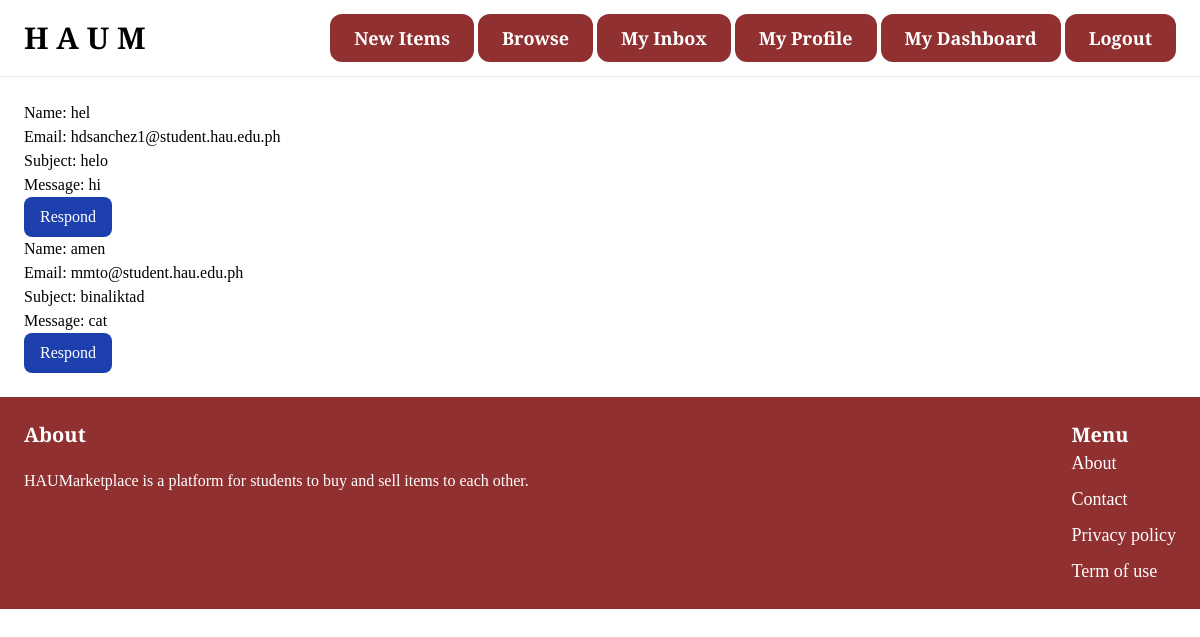
The app's page /contact/ (signed in), older data.
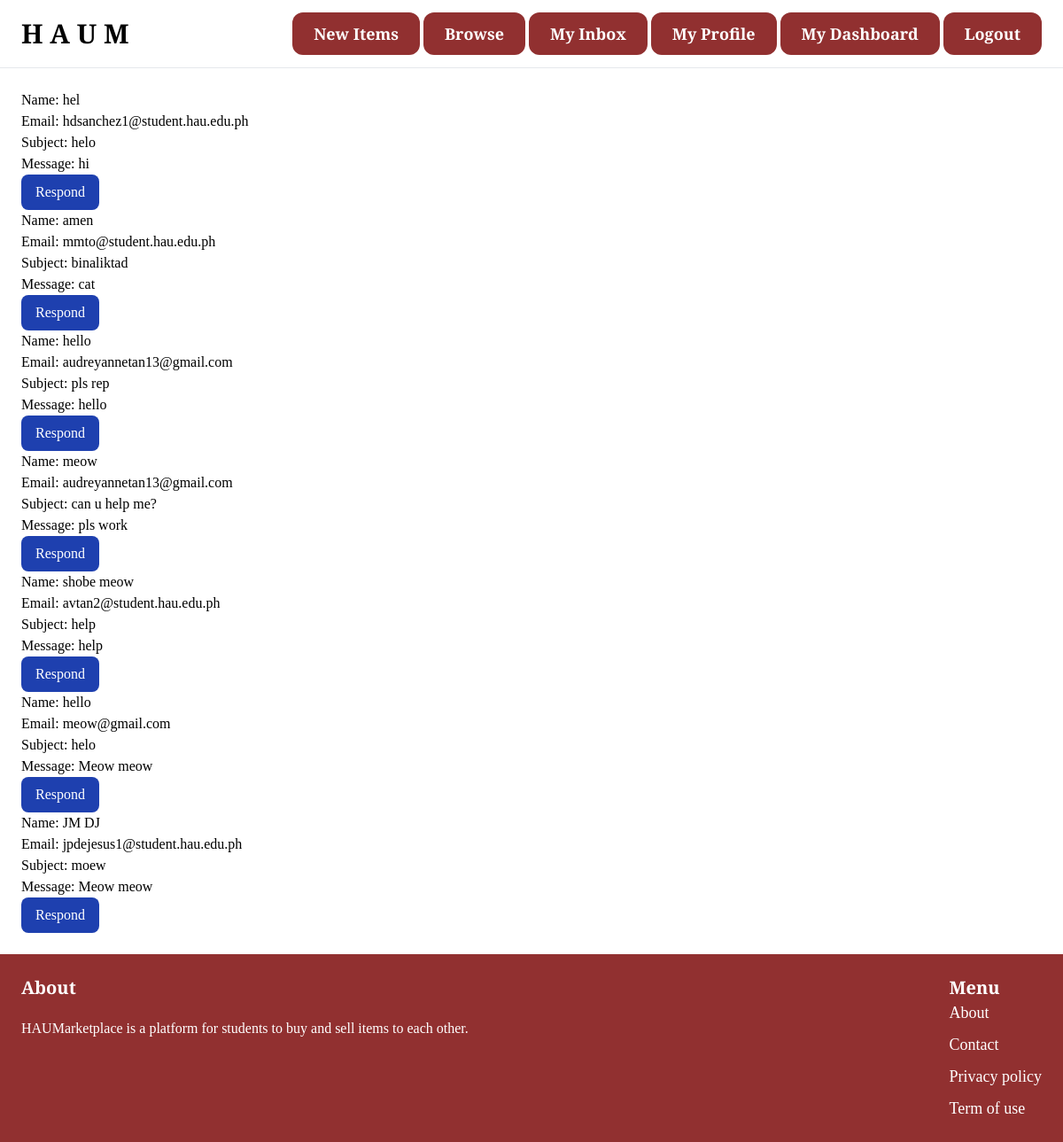
The same page, newer data.
### core/models.py (models this page shows, shortened)
class Contact(models.Model):
    name = models.CharField(max_length=30)
    email = models.EmailField(max_length=100)
    comment = models.TextField(null=True, blank=True)
    subject = models.TextField(max_length=200, null=True, blank=True)
    created_at = models.DateTimeField(default=timezone.now)

### core/views.py (the view, shortened to what this page needs)
# urls.py: path('contact/', views.contact, name='contact'),
def contact(request):
    contacts = None  # Initialize the variable outside of the if block
    if request.user.is_superuser:
        contacts = Contact.objects.all().order_by('created_at')
    return render(request, 'core/contact.html', {'contacts': contacts})

### templates/core/contact.html (shortened to what this page needs)
{% extends 'core/base.html' %}
{% load static %}
{% block content %}
   {% if user.is_superuser %}
      {% for contact in contacts %}
        Name: {{ contact.name }}<br>
        Email: {{ contact.email }}<br>
        Subject: {{ contact.comment }}<br>
        Message: {{ contact.subject }}<br>
        <a href="{% url 'send_email' contact.subject contact.email contact.name %}">
          <button class="bg-blue-800 hover:bg-blue-950 text-white py-2 px-4 rounded-lg">Respond</button>
        </a>
        <br>
      {% endfor %}
    {% endif %}
{% endblock content %}

Row changes from the older to the newer data that the page shows:
added Contact: name "hello", email "audreyannetan13@gmail.com", comment "pls rep", subject "hello"
added Contact: name "meow", email "audreyannetan13@gmail.com", comment "can u help me?", subject "pls work"
added Contact: name "shobe meow", email "avtan2@student.hau.edu.ph", comment "help", subject "help"
added Contact: name "hello", email "meow@gmail.com", comment "helo", subject "Meow meow"
added Contact: name "JM DJ", email "jpdejesus1@student.hau.edu.ph", comment "moew", subject "Meow meow"
